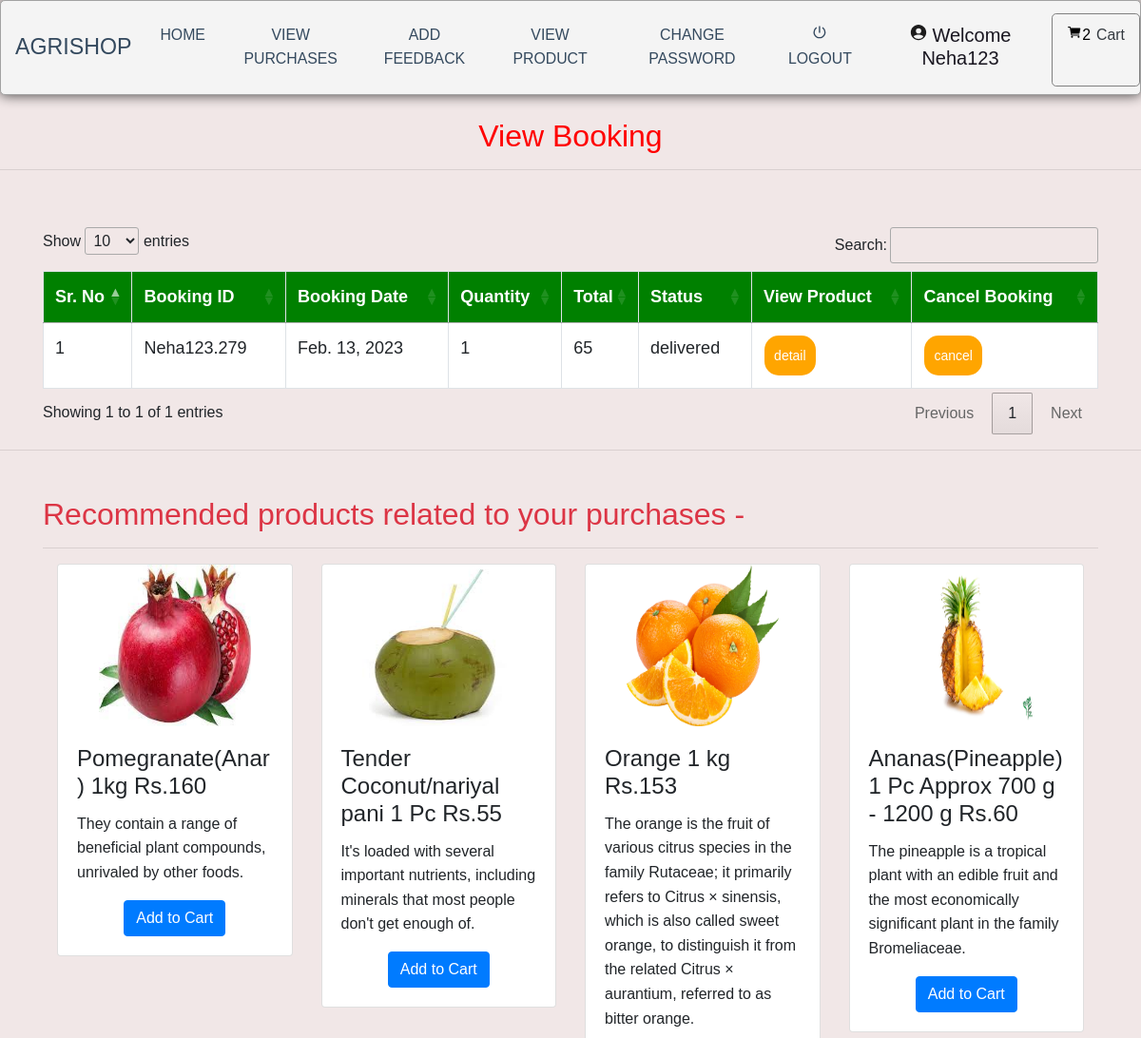
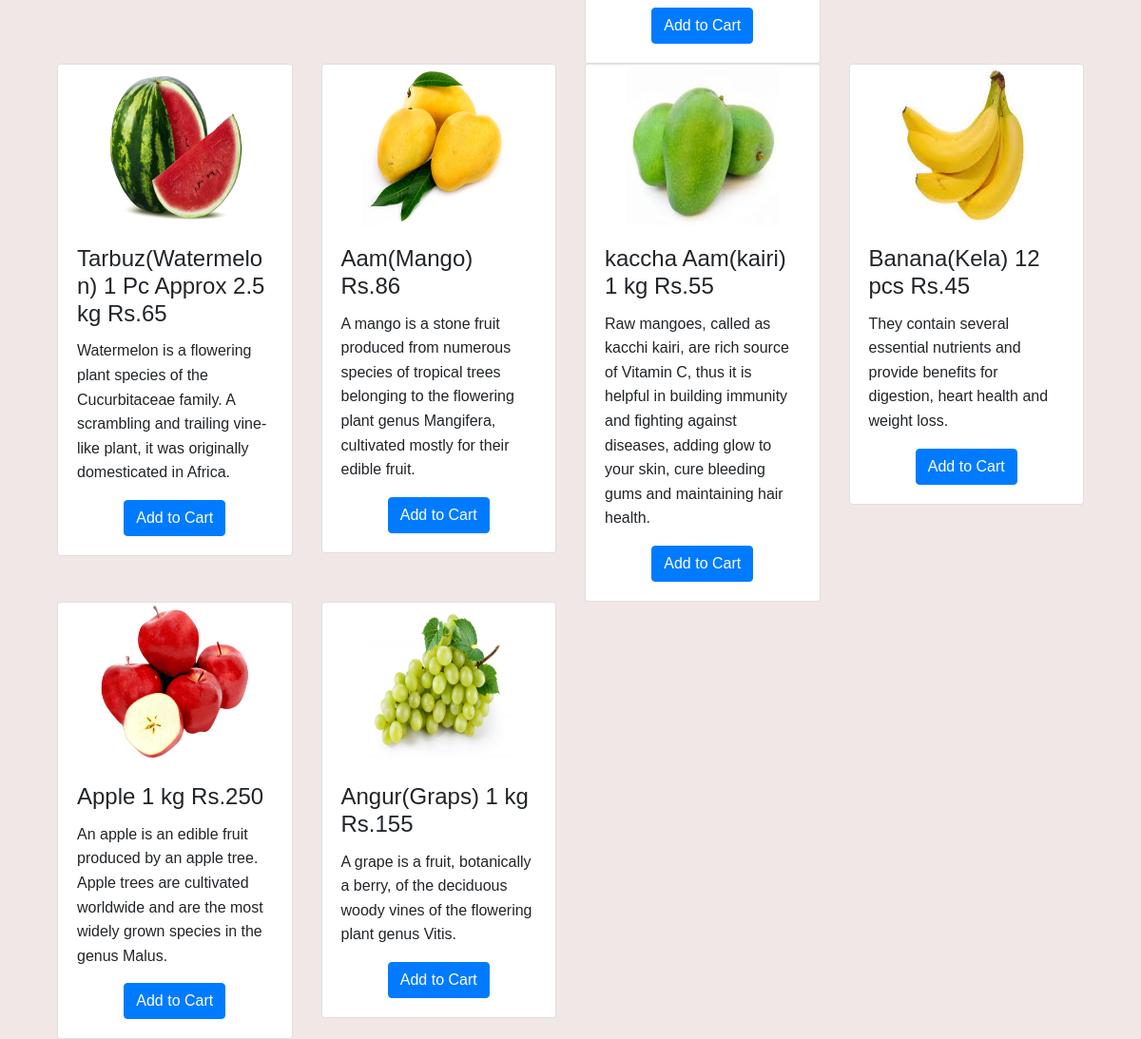
/view_booking (signed in), run on an earlier commit of the app's database (2 pictures, top to bottom).
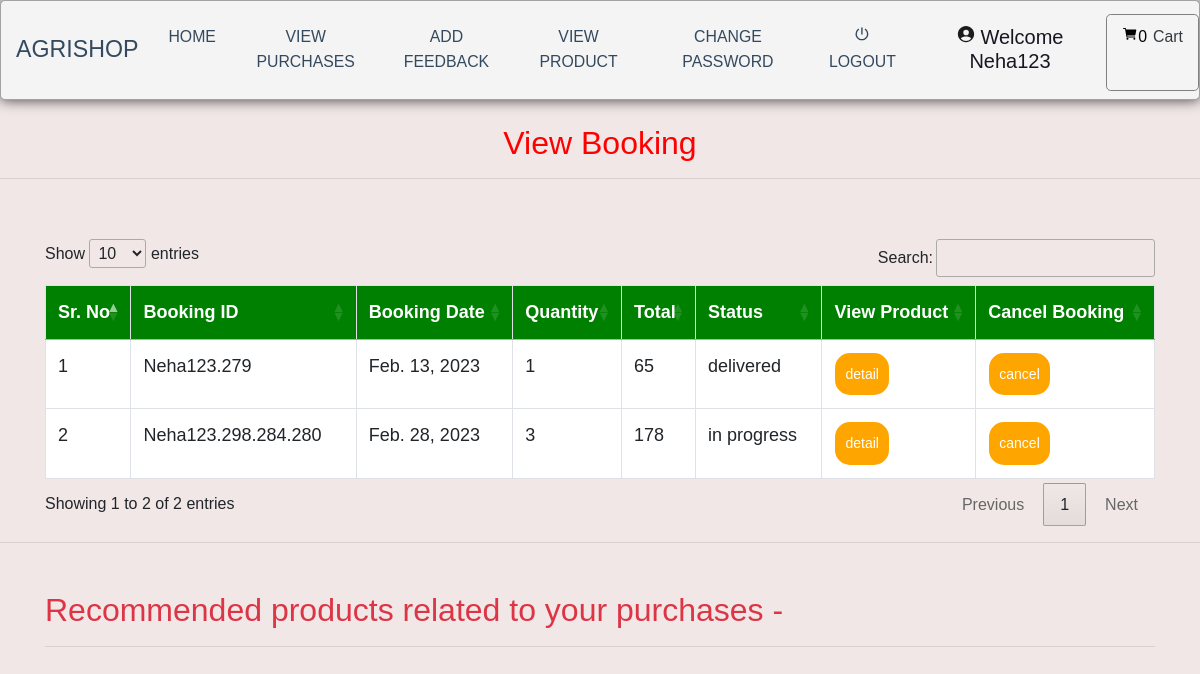
And on a later commit of the database.
### grocery/models.py (models this page shows, shortened)
class Booking(models.Model):
    status = models.ForeignKey(Status, on_delete=models.CASCADE, null=True)
    profile = models.ForeignKey(Profile, on_delete=models.CASCADE, null=True)
    booking_id = models.CharField(max_length=200,null=True)
    quantity = models.CharField(max_length=100,null=True)
    book_date = models.DateField(null=True)
    total = models.IntegerField(null=True)

class Status(models.Model):
    name = models.CharField(max_length=20, null=True)

class Product(models.Model):
    category = models.ForeignKey(Category, on_delete=models.CASCADE, null=True)
    image = models.FileField(null=True)
    name = models.CharField(max_length=30, null=True)
    price = models.IntegerField(null=True)
    desc = models.TextField(null=True)

### grocery/views.py (the view)
# urls.py: path('view_booking', View_Booking, name='view_booking'),
def View_Booking(request):
    if not request.user.is_authenticated:
        return redirect('login')
    user = User.objects.get(id=request.user.id)
    profile = Profile.objects.get(user=user)
    cart = Cart.objects.filter(profile=profile)
    book = Booking.objects.filter(profile=profile)
    pro = recommended_product(request)
    num1 = 0
    for i in cart:
        num1 += 1
    d = {'book': book, 'num1': num1, 'pro': pro}
    return render(request, 'view_booking.html', d)

### grocery/views.py (called while the page is built)
def recommended_product(request):
    user = User.objects.get(id=request.user.id)
    profile = Profile.objects.get(user=user)
    book = Booking.objects.filter(profile=profile).order_by('-id')[:2]
    recommend = []
    for i in book:
        recommend += i.booking_id.split('.')[1:]
    pro1 = Product.objects.filter(id__in=recommend)
    cat = []
    for i in pro1:
        if not i.category.id in cat:
            cat.append(i.category.id)
    pro = Product.objects.filter(category__id__in=cat).order_by('?')
    return pro

### grocery/templates/view_booking.html (shortened to what this page needs)
{% extends 'navigation.html' %}
{% block body %}
<center><h2 style="color:red;margin-top:2%">View Booking</h2></center><hr>
 <div class="container">
<table class="table table-bordered" id="myTable">
  <thead>
  <tr>
    <th>Sr. No</th>
    <th>Booking ID</th>
    <th>Booking Date</th>
      <th>Quantity</th>
      <th>Total</th>
      <th>Status</th>
    <th>View Product</th>
    <th>Cancel Booking</th>
  </tr>
  </thead>
   <tbody>
{% for i in book %}
  <tr>
      <td>{{forloop.counter}}</td>
    <td>{{i.booking_id}}</td>
    <td>{{i.book_date}}</td>
      <td>{{i.quantity}}</td>
      <td>{{i.total}}</td>
      <td>{{i.status.name}}</td>
      <td><a href="{% url 'booking_detail' i.booking_id i.id %}"><button class="button button1">detail</button></a></td>
      <td><a href="{% url 'delete_booking' i.booking_id i.id %}" onclick="return confirm('Are you sure?')"><button class="button button1" id="#delete">cancel</button></a></td>
  </tr>
   {% endfor %}
    </tbody>
</table>
 </div>
<hr>
<div class="container mt-5">
    <h2 class="text-danger">Recommended products related to your purchases - </h2><hr>
    <div class="carousel-inner row w-100 mx-auto">
			{% for j in pro %}
				<div class="carousel-item col-md-3 active"><div class="card">
					<center><img class="card-img-top img-fluid" align="center" src="{{j.image.url}}" style="width:160px;height:170px;float:center" alt="card-img"></center>
   						<div class="card-body">
   						<h4 class="card-title">{{j.name}} Rs.{{j.price}}</h4>
   						<p class="card-text">{{j.desc}}</p>
   						<form align="center" action="{% url 'add_cart' j.id %}" method="post">
                            <button type="submit" class="btn btn-primary">Add to Cart</button>
</form>
   					</div>
   				</div>
   			</div>
			{% endfor %}
		</div>
</div>
{% endblock %}

### grocery/templates/navigation.html (shortened to what this page needs)
<!DOCTYPE html>
<html lang="en">
<head>
  {% load static %}
  <link rel="stylesheet" href="https://maxcdn.bootstrapcdn.com/bootstrap/4.0.0/css/bootstrap.min.css"
>
  <link rel=stylesheet href="//cdn.datatables.net/1.10.19/css/jquery.dataTables.min.css">
  <link rel="stylesheet" href="https://cdnjs.cloudflare.com/ajax/libs/font-awesome/4.7.0/css/font-awesome.min.css">
</head>
<body style="background-color:rgb(241, 231, 231)">
  <header class="header">
    <h1 class="logo"><a href="#">AgriShop</a></h1>
    <ul class="main-nav">
      {% if request.user.username %}
        {% if not request.user.is_staff %}
        <li>
          <a href="{% url 'home' %}">Home</a>
        </li>
        <li>
          <a href="{% url 'view_booking' %}">View Purchases</a>
        </li>
        <li>
          <a href="{% url 'send_feedback' request.user.id %}">Add Feedback</a>
        </li>
        <li>
          <a href="{% url 'view_product' 0 %}">View Product</a>
        </li>
        <li>
          <a href="{% url 'change_password' %}">Change Password</a>
        </li>
        {% endif %}
        {% endif %}
        {% if request.user.is_authenticated %}
        <a href="{% url 'logout' %}" ><ion-icon style="margin-right:1px"
            name="power-sharp"></ion-icon>Logout</a>
        {% if not request.user.is_staff %}
        <li>
          <a href="{% url 'profile' %}">
            <h5 style="color:#191620 ; text-transform : capitalize"><ion-icon
                style="margin-right:4px;color:#1c1b1b" name="person-circle-sharp"></ion-icon>Welcome
              {{request.user.username}}</h5>
          </a>
        </li>
        {% endif %}
        {% endif %}
        {% if not request.user.is_staff %}
        {% if request.user.username %}
        <a href="{% url 'cart' %}" style="border:1px solid gray"
          class="btn btn-default btn-lg text-dark text-capitalize">
          <ion-icon style="color:black;margin-top:2%" name="cart"></ion-icon><span
            style="color:black">{{num1}}</span><span style="margin-left:6px;margin-top:2%;">Cart</span></a>
        {% endif %}
        {% endif %}
    </ul>
  </header>
  {% block body %}
  {% endblock %}
</body>
</html>

What changed in the data, as far as the page shows it:
removed Product: image (picture), name "Pomegranate(Anar) 1kg", price "160", desc "They contain a range of beneficial plant compounds, unrivaled by other foods."
removed Product: image (picture), name "Tender Coconut/nariyal pani 1 Pc", price "55", desc "It's loaded with several important nutrients, including minerals that most people don't get enough of."
removed Product: image (picture), name "Orange 1 kg", price "153", desc "The orange is the fruit of various citrus species in the family Rutaceae; it primarily refers to Citrus × sinensis, which is also called sweet orange, to distinguish it from the related Citrus × aurantium, referred to as bitter orange."
removed Product: image (picture), name "Ananas(Pineapple) 1 Pc Approx 700 g - 1200 g", price "60", desc "The pineapple is a tropical plant with an edible fruit and the most economically significant plant in the family Bromeliaceae."
removed Product: image (picture), name "Tarbuz(Watermelon) 1 Pc Approx 2.5 kg", price "65", desc "Watermelon is a flowering plant species of the Cucurbitaceae family. A scrambling and trailing vine-like plant, it was originally domesticated in Africa."
removed Product: image (picture), name "Aam(Mango)", price "86", desc "A mango is a stone fruit produced from numerous species of tropical trees belonging to the flowering plant genus Mangifera, cultivated mostly for their edible fruit."
removed Product: image (picture), name "kaccha Aam(kairi) 1 kg", price "55", desc "Raw mangoes, called as kacchi kairi, are rich source of Vitamin C, thus it is helpful in building immunity and fighting against diseases, adding glow to your skin, cure bleeding gums and maintaining hair health."
removed Product: image (picture), name "Banana(Kela) 12 pcs", price "45", desc "They contain several essential nutrients and provide benefits for digestion, heart health and weight loss."
removed Product: image (picture), name "Apple 1 kg", price "250", desc "An apple is an edible fruit produced by an apple tree. Apple trees are cultivated worldwide and are the most widely grown species in the genus Malus."
removed Product: image (picture), name "Angur(Graps) 1 kg", price "155", desc "A grape is a fruit, botanically a berry, of the deciduous woody vines of the flowering plant genus Vitis."
added Booking: booking_id "Neha123.298.284.280", book_date "Feb. 28, 2023", quantity "3", total "178", status.name "in progress"
Also different on the page:
{{ num1 }}: "2" → "0"
text written by a page script: "Show entries Search: Showing 1 to 1 of 1 entries Previous 1 Next" → "Show entries Search: Showing 1 to 2 of 2 entries Previous 1 Next"
